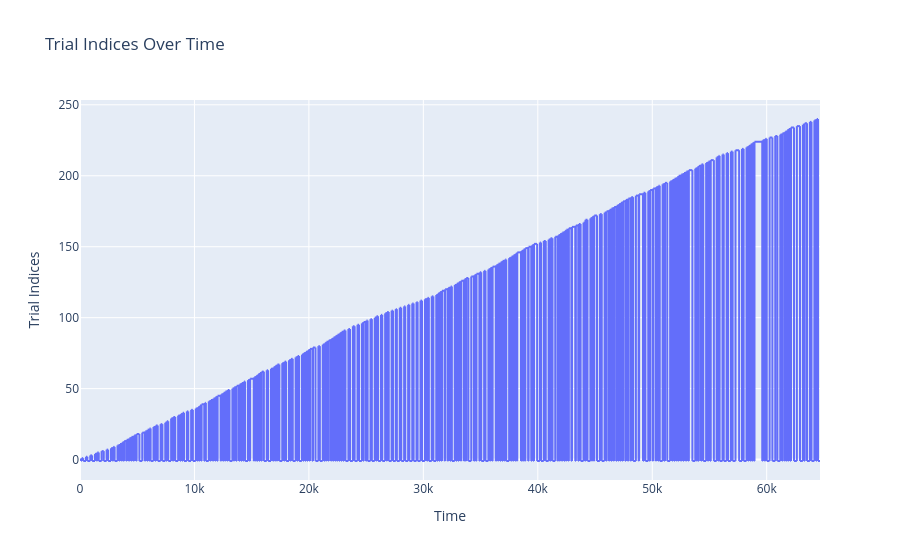

The notebook cell this image was saved under:
### Code cell
# plot time series ds.trial_indices
fig = px.line(x=np.arange(ds.trial_indices.shape[0]), y=ds.trial_indices, labels={'x': 'Time', 'y': 'Trial Indices'}, title='Trial Indices Over Time')
fig.show()

### Figure 1 — Plotly figure (JSON) as saved in the notebook; plotly's stock layout.template omitted (floating-point values rounded to 4 significant figures; data arrays with more than 128 entries replaced by an {"elided": "..."} marker saying what was removed)
{"data": [{"hovertemplate": "Time=%{x}<br>Trial Indices=%{y}<extra></extra>", "legendgroup": "", "line": {"color": "#636efa", "dash": "solid"}, "marker": {"symbol": "circle"}, "mode": "lines", "name": "", "showlegend": false, "type": "scattergl", "x": {"elided": "64658 int values"}, "xaxis": "x", "y": {"elided": "64658 int values"}, "yaxis": "y"}], "layout": {"legend": {"tracegroupgap": 0}, "title": {"text": "Trial Indices Over Time"}, "xaxis": {"anchor": "y", "domain": [0, 1], "title": {"text": "Time"}}, "yaxis": {"anchor": "x", "domain": [0, 1], "title": {"text": "Trial Indices"}}}}
